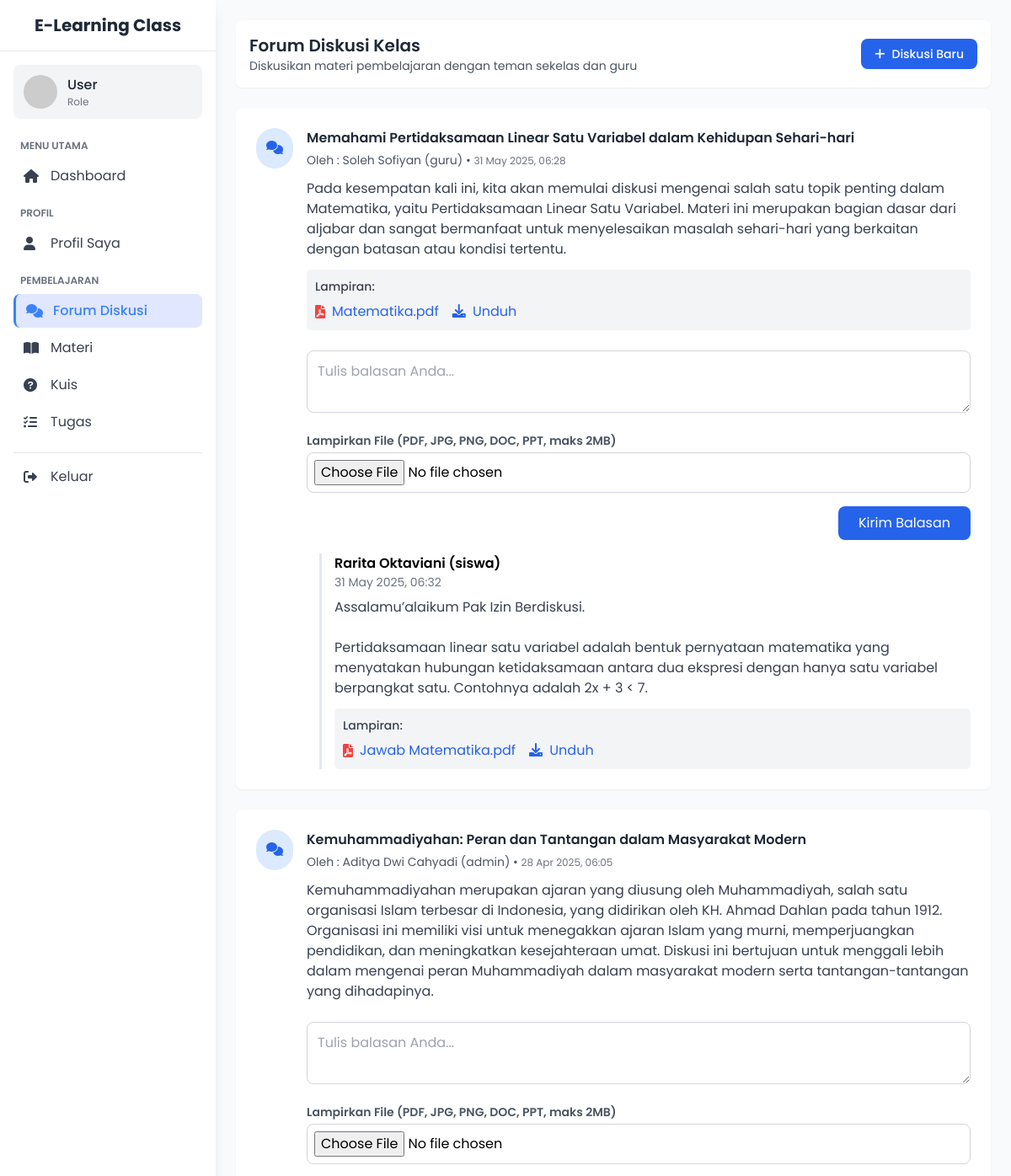
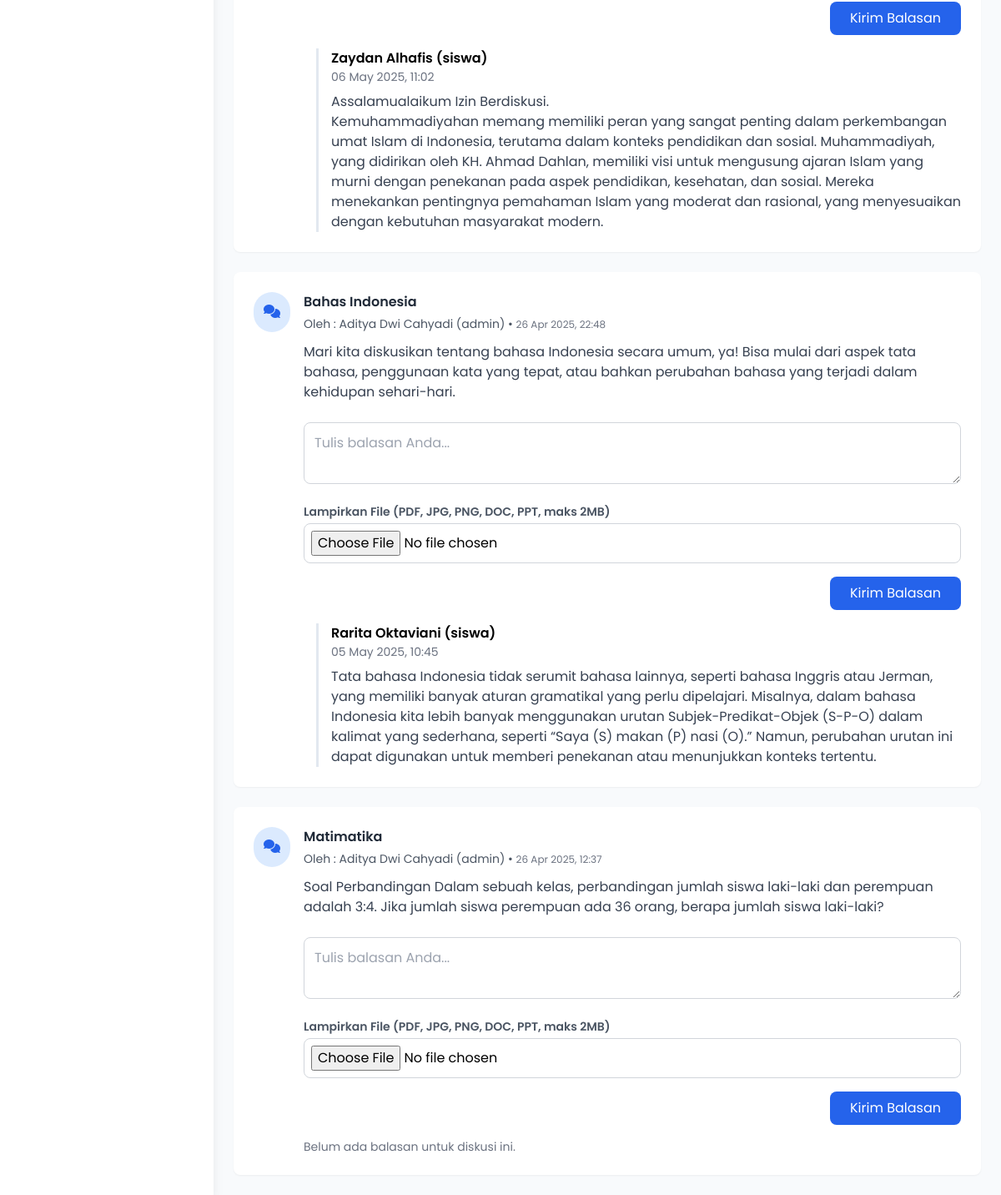
The page /public/user/forum_diskusi.php on the database its author committed (2 pictures, top to bottom).
### tables this page shows
CREATE TABLE `discussions` (
  `id` int(11) NOT NULL AUTO_INCREMENT,
  `course_id` int(11) DEFAULT NULL,
  `user_id` int(11) NOT NULL,
  `title` varchar(100) NOT NULL,
  `content` text NOT NULL,
  `created_at` timestamp NOT NULL DEFAULT current_timestamp(),
  `file_path` varchar(255) DEFAULT NULL,
  `file_name` varchar(255) DEFAULT NULL,
  `file_type` varchar(50) DEFAULT NULL,
  PRIMARY KEY (`id`)
);

CREATE TABLE `users` (
  `id` int(11) NOT NULL,
  `username` varchar(50) NOT NULL,
  `password` varchar(255) NOT NULL,
  `email` varchar(100) NOT NULL,
  `full_name` varchar(100) NOT NULL,
  `role` enum('admin','guru','siswa') NOT NULL DEFAULT 'siswa',
  `created_at` datetime DEFAULT NULL
);

CREATE TABLE `replies` (
  `id` int(11) NOT NULL,
  `discussion_id` int(11) NOT NULL,
  `user_id` int(11) NOT NULL,
  `content` text NOT NULL,
  `created_at` timestamp NOT NULL DEFAULT current_timestamp(),
  `file_path` varchar(255) DEFAULT NULL,
  `file_name` varchar(255) DEFAULT NULL,
  `file_type` varchar(50) DEFAULT NULL
);

### public/user/forum_diskusi.php (the view, shortened to what the rows shown need)
<?php
$host = getenv('MYSQLHOST') ?: 'localhost';
$dbname = getenv('MYSQL_DATABASE') ?: 'smpm29';
$username = getenv('MYSQLUSER') ?: 'root';
$password = getenv('MYSQL_ROOT_PASSWORD') ?: '';
try {
    $pdo = new PDO("mysql:host=$host;dbname=$dbname", $username, $password);
    $pdo->setAttribute(PDO::ATTR_ERRMODE, PDO::ERRMODE_EXCEPTION);
} catch (PDOException $e) {
    die("Connection failed: " . $e->getMessage());
}
$stmt = $pdo->query("SELECT d.id, d.user_id, u.full_name, u.role, d.title, d.content, d.created_at, d.file_path, d.file_name, d.file_type FROM discussions d JOIN users u ON d.user_id = u.id ORDER BY d.created_at DESC");
$discussions = $stmt->fetchAll(PDO::FETCH_ASSOC);
$repliesStmt = $pdo->query("SELECT r.id, r.user_id, r.discussion_id, u.full_name, u.role, r.content, r.file_path, r.file_name, r.file_type, r.created_at FROM replies r JOIN users u ON r.user_id = u.id ORDER BY r.created_at ASC");
$replies = $repliesStmt->fetchAll(PDO::FETCH_ASSOC);
?>
<!DOCTYPE html>
<html lang="id">
<head>
    <script src="https://cdn.tailwindcss.com"></script>
    <link rel="stylesheet" href="https://cdnjs.cloudflare.com/ajax/libs/font-awesome/6.0.0-beta3/css/all.min.css" />
</head>
<body>
    <div class="flex">
        <div class="ml-64 w-full p-6">
            <div class="bg-white rounded-lg shadow-sm p-4 mb-6">
                <div class="flex justify-between items-center">
                    <div>
                        <h1 class="text-xl font-semibold text-gray-800">Forum Diskusi Kelas</h1>
                    </div>
                </div>
            </div>
            <div class="space-y-6">
                <?php foreach ($discussions as $discussion): ?>
                    <div class="forum-card bg-white rounded-lg shadow-sm p-6">
                        <div class="flex items-start">
                            <div class="bg-blue-100 p-3 rounded-full mr-4">
                                <i class="fas fa-comments text-blue-600"></i>
                            </div>
                            <div class="flex-1">
                                <div class="flex justify-between items-start">
                                    <div>
                                        <h3 class="font-semibold text-gray-800"><?= htmlspecialchars($discussion['title']) ?></h3>
                                        <p class="text-sm text-gray-600 mt-1">
                                            Oleh : <?= htmlspecialchars($discussion['full_name']) ?> (<?= htmlspecialchars($discussion['role']) ?>) •
                                            <span class="text-xs text-gray-500"><?= date('d M Y, H:i', strtotime($discussion['created_at'])) ?></span>
                                        </p>
                                    </div>
                                </div>
                                <p class="text-gray-700 mt-3"><?= nl2br(htmlspecialchars($discussion['content'])) ?></p>
                                <?php if (!empty($discussion['file_path'])): ?>
                                    <div class="attachment-container mt-3">
                                        <p class="text-sm font-medium text-gray-700 mb-2">Lampiran:</p>
                                        <?php
                                        $fileExt = pathinfo($discussion['file_name'], PATHINFO_EXTENSION);
                                        $imageExtensions = ['jpg', 'jpeg', 'png', 'gif'];
                                        $pdfExtensions = ['pdf'];
                                        ?>
                                        <?php if (in_array(strtolower($fileExt), $imageExtensions)): ?>
                                            <div class="flex items-center mb-2">
                                                <i class="fas fa-image text-blue-500 mr-2"></i>
                                                <span><?= htmlspecialchars($discussion['file_name']) ?></span>
                                            </div>
                                            <img src="<?= htmlspecialchars($discussion['file_path']) ?>"
                                                 alt="Lampiran gambar"
                                                 class="attachment-preview cursor-pointer"
                                                 onclick="window.open('<?= htmlspecialchars($discussion['file_path']) ?>', '_blank')">
                                            <div class="mt-2">
                                                <a href="<?= htmlspecialchars($discussion['file_path']) ?>"
                                                   target="_blank"
                                                   class="inline-flex items-center text-blue-600 hover:text-blue-800">
                                                    <i class="fas fa-external-link-alt mr-2"></i> Lihat Gambar
                                                </a>
                                                <a href="<?= htmlspecialchars($discussion['file_path']) ?>"
                                                   download="<?= htmlspecialchars($discussion['file_name']) ?>"
                                                   class="inline-flex items-center text-blue-600 hover:text-blue-800 ml-4">
                                                    <i class="fas fa-download mr-2"></i> Unduh
                                                </a>
                                            </div>
                                        <?php elseif (in_array(strtolower($fileExt), $pdfExtensions)): ?>
                                            <div class="flex items-center">
                                                <i class="fas fa-file-pdf text-red-500 mr-2"></i>
                                                <a href="<?= htmlspecialchars($discussion['file_path']) ?>"
                                                   target="_blank"
                                                   class="text-blue-600 hover:text-blue-800 mr-4">
                                                    <?= htmlspecialchars($discussion['file_name']) ?>
                                                </a>
                                                <a href="<?= htmlspecialchars($discussion['file_path']) ?>"
                                                   download="<?= htmlspecialchars($discussion['file_name']) ?>"
                                                   class="text-blue-600 hover:text-blue-800">
                                                    <i class="fas fa-download mr-1"></i> Unduh
                                                </a>
                                            </div>
                                        <?php endif; ?>
                                    </div>
                                <?php endif; ?>
                                <div class="mt-6">
                                    <form method="POST" enctype="multipart/form-data">
                                        <div class="mb-4">
                                            <textarea name="konten" class="w-full p-3 border border-gray-300 rounded-lg" placeholder="Tulis balasan Anda..." required></textarea>
                                        </div>
                                        <div class="mb-4">
                                            <label class="block text-sm font-semibold text-gray-600 mb-1">Lampirkan File (PDF, JPG, PNG, DOC, PPT, maks 2MB)</label>
                                            <input type="file" name="file_lampiran" id="file_lampiran_<?= $discussion['id'] ?>" class="w-full p-2 border border-gray-300 rounded-lg" accept=".pdf,.jpg,.jpeg,.png,.doc,.docx,.ppt,.pptx">
                                        </div>
                                        <div class="flex justify-end space-x-2">
                                            <button type="submit" class="bg-blue-600 hover:bg-blue-700 text-white py-2 px-6 rounded-lg">
                                                Kirim Balasan
                                            </button>
                                        </div>
                                    </form>
                                </div>
                                <div class="mt-4 space-y-4">
                                    <?php
                                    $discussionReplies = array_filter($replies, function($reply) use ($discussion) {
                                        return $reply['discussion_id'] == $discussion['id'];
                                    });
                                    ?>
                                    <?php if (empty($discussionReplies)): ?>
                                        <p class="text-gray-500 text-sm">Belum ada balasan untuk diskusi ini.</p>
                                    <?php endif; ?>
                                    <?php foreach ($discussionReplies as $reply): ?>
                                        <div class="reply-card">
                                            <div class="flex justify-between items-start">
                                                <div>
                                                    <p class="font-semibold"><?= htmlspecialchars($reply['full_name']) ?> (<?= htmlspecialchars($reply['role']) ?>)</p>
                                                    <p class="text-sm text-gray-500"><?= date('d M Y, H:i', strtotime($reply['created_at'])) ?></span>
                                                </div>
                                            </div>
                                            <p class="text-gray-700 mt-2"><?= nl2br(htmlspecialchars($reply['content'])) ?></p>
                                            <?php if (!empty($reply['file_path'])): ?>
                                                <div class="attachment-container mt-3">
                                                    <p class="text-sm font-medium text-gray-700 mb-2">Lampiran:</p>
                                                    <?php
                                                    $fileExt = pathinfo($reply['file_name'], PATHINFO_EXTENSION);
                                                    $imageExtensions = ['jpg', 'jpeg', 'png', 'gif'];
                                                    $pdfExtensions = ['pdf'];
                                                    ?>
                                                    <?php if (in_array(strtolower($fileExt), $imageExtensions)): ?>
                                                        <div class="flex items-center mb-2">
                                                            <i class="fas fa-image text-blue-500 mr-2"></i>
                                                            <span><?= htmlspecialchars($reply['file_name']) ?></span>
                                                        </div>
                                                        <img src="<?= htmlspecialchars($reply['file_path']) ?>"
                                                             alt="Lampiran gambar"
                                                             class="attachment-preview cursor-pointer"
                                                             onclick="window.open('<?= htmlspecialchars($reply['file_path']) ?>', '_blank')">
                                                        <div class="mt-2">
                                                            <a href="<?= htmlspecialchars($reply['file_path']) ?>"
                                                               target="_blank"
                                                               class="inline-flex items-center text-blue-600 hover:text-blue-800">
                                                                <i class="fas fa-external-link-alt mr-2"></i> Lihat Gambar
                                                            </a>
                                                            <a href="<?= htmlspecialchars($reply['file_path']) ?>"
                                                               download="<?= htmlspecialchars($reply['file_name']) ?>"
                                                               class="inline-flex items-center text-blue-600 hover:text-blue-800 ml-4">
                                                                <i class="fas fa-download mr-2"></i> Unduh
                                                            </a>
                                                        </div>
                                                    <?php elseif (in_array(strtolower($fileExt), $pdfExtensions)): ?>
                                                        <div class="flex items-center">
                                                            <i class="fas fa-file-pdf text-red-500 mr-2"></i>
                                                            <a href="<?= htmlspecialchars($reply['file_path']) ?>"
                                                               target="_blank"
                                                               class="text-blue-600 hover:text-blue-800 mr-4">
                                                                <?= htmlspecialchars($reply['file_name']) ?>
                                                            </a>
                                                            <a href="<?= htmlspecialchars($reply['file_path']) ?>"
                                                               download="<?= htmlspecialchars($reply['file_name']) ?>"
                                                               class="text-blue-600 hover:text-blue-800">
                                                                <i class="fas fa-download mr-1"></i> Unduh
                                                            </a>
                                                        </div>
                                                    <?php endif; ?>
                                                </div>
                                            <?php endif; ?>
                                        </div>
                                    <?php endforeach; ?>
                                </div>
                            </div>
                        </div>
                    </div>
                <?php endforeach; ?>
            </div>
        </div>
    </div>
</body>
</html>

### rows shown on the page
discussions: title "Memahami Pertidaksamaan Linear Satu Variabel dalam Kehidupan Sehari-hari", user.full_name "Soleh Sofiyan", user.role "guru", created_at "31 May 2025, 06:28", content "Pada kesempatan kali ini, kita akan memulai diskusi mengenai salah satu topik penting dalam Matematika, yaitu Pertidaksamaan Linear Satu Variabel. Materi ini merupakan bagian dasar dari aljabar dan sangat bermanfaat untuk menyelesaikan masalah sehari-hari yang berkaitan dengan batasan atau kondisi tertentu.", file_name "Matematika.pdf"
replies: user.full_name "Rarita Oktaviani", user.role "siswa", created_at "31 May 2025, 06:32", content "Assalamu’alaikum Pak Izin Berdiskusi. Pertidaksamaan linear satu variabel adalah bentuk pernyataan matematika yang menyatakan hubungan ketidaksamaan antara dua ekspresi dengan hanya satu variabel berpangkat satu. Contohnya adalah 2x + 3 < 7.", file_name "Jawab Matematika.pdf"
discussions: title "Kemuhammadiyahan: Peran dan Tantangan dalam Masyarakat Modern", user.full_name "Aditya Dwi Cahyadi", user.role "admin", created_at "28 Apr 2025, 06:05", content "Kemuhammadiyahan merupakan ajaran yang diusung oleh Muhammadiyah, salah satu organisasi Islam terbesar di Indonesia, yang didirikan oleh KH. Ahmad Dahlan pada tahun 1912. Organisasi ini memiliki visi untuk menegakkan ajaran Islam yang murni, memperjuangkan pendidikan, dan meningkatkan kesejahteraan umat. Diskusi ini bertujuan untuk menggali lebih dalam mengenai peran Muhammadiyah dalam masyarakat modern serta tantangan-tantangan yang dihadapinya."
replies: user.full_name "Zaydan Alhafis", user.role "siswa", created_at "06 May 2025, 11:02", content "Assalamualaikum Izin Berdiskusi. Kemuhammadiyahan memang memiliki peran yang sangat penting dalam perkembangan umat Islam di Indonesia, terutama dalam konteks pendidikan dan sosial. Muhammadiyah, yang didirikan oleh KH. Ahmad Dahlan, memiliki visi untuk mengusung ajaran Islam yang murni dengan penekanan pada aspek pendidikan, kesehatan, dan sosial. Mereka menekankan pentingnya pemahaman Islam yang moderat dan rasional, yang menyesuaikan dengan kebutuhan masyarakat modern."
discussions: title "Bahas Indonesia", user.full_name "Aditya Dwi Cahyadi", user.role "admin", created_at "26 Apr 2025, 22:48", content "Mari kita diskusikan tentang bahasa Indonesia secara umum, ya! Bisa mulai dari aspek tata bahasa, penggunaan kata yang tepat, atau bahkan perubahan bahasa yang terjadi dalam kehidupan sehari-hari."
replies: user.full_name "Rarita Oktaviani", user.role "siswa", created_at "05 May 2025, 10:45", content "Tata bahasa Indonesia tidak serumit bahasa lainnya, seperti bahasa Inggris atau Jerman, yang memiliki banyak aturan gramatikal yang perlu dipelajari. Misalnya, dalam bahasa Indonesia kita lebih banyak menggunakan urutan Subjek-Predikat-Objek (S-P-O) dalam kalimat yang sederhana, seperti “Saya (S) makan (P) nasi (O).” Namun, perubahan urutan ini dapat digunakan untuk memberi penekanan atau menunjukkan konteks tertentu."
discussions: title "Matimatika", user.full_name "Aditya Dwi Cahyadi", user.role "admin", created_at "26 Apr 2025, 12:37", content "Soal Perbandingan Dalam sebuah kelas, perbandingan jumlah siswa laki-laki dan perempuan adalah 3:4. Jika jumlah siswa perempuan ada 36 orang, berapa jumlah siswa laki-laki?", shows "Belum ada balasan untuk diskusi ini."

### other values the page prints
$userData['full_name'] "User"
$userData['role'] "Role"
